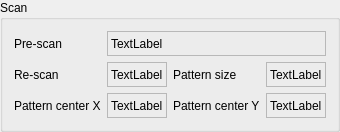
    <widget class="QGroupBox" name="groupBox_5">
     <property name="title">
      <string>Scan</string>
     </property>
     <layout class="QGridLayout" name="gridLayout_6">
      <item row="1" column="1">
       <widget class="QLabel" name="label_94">
        <property name="sizePolicy">
         <sizepolicy hsizetype="Preferred" vsizetype="Fixed">
          <horstretch>0</horstretch>
          <verstretch>0</verstretch>
         </sizepolicy>
        </property>
        <property name="minimumSize">
         <size>
          <width>0</width>
          <height>25</height>
         </size>
        </property>
        <property name="maximumSize">
         <size>
          <width>16777215</width>
          <height>25</height>
         </size>
        </property>
        <property name="frameShape">
         <enum>QFrame::StyledPanel</enum>
        </property>
        <property name="text">
         <string>TextLabel</string>
        </property>
       </widget>
      </item>
      <item row="0" column="0">
       <widget class="QLabel" name="label_99">
        <property name="text">
         <string>Pre-scan</string>
        </property>
       </widget>
      </item>
      <item row="1" column="2">
       <widget class="QLabel" name="label_103">
        <property name="text">
         <string>Pattern size</string>
        </property>
       </widget>
      </item>
      <item row="2" column="2">
       <widget class="QLabel" name="label_102">
        <property name="text">
         <string>Pattern center Y</string>
        </property>
       </widget>
      </item>
      <item row="1" column="0">
       <widget class="QLabel" name="label_100">
        <property name="text">
         <string>Re-scan</string>
        </property>
       </widget>
      </item>
      <item row="2" column="1">
       <widget class="QLabel" name="label_104">
        <property name="sizePolicy">
         <sizepolicy hsizetype="Preferred" vsizetype="Fixed">
          <horstretch>0</horstretch>
          <verstretch>0</verstretch>
         </sizepolicy>
        </property>
        <property name="minimumSize">
         <size>
          <width>0</width>
          <height>25</height>
         </size>
        </property>
        <property name="maximumSize">
         <size>
          <width>16777215</width>
          <height>25</height>
         </size>
        </property>
        <property name="frameShape">
         <enum>QFrame::StyledPanel</enum>
        </property>
        <property name="text">
         <string>TextLabel</string>
        </property>
       </widget>
      </item>
      <item row="2" column="0">
       <widget class="QLabel" name="label_101">
        <property name="text">
         <string>Pattern center X</string>
        </property>
       </widget>
      </item>
      <item row="1" column="3">
       <widget class="QLabel" name="label_105">
        <property name="sizePolicy">
         <sizepolicy hsizetype="Preferred" vsizetype="Fixed">
          <horstretch>0</horstretch>
          <verstretch>0</verstretch>
         </sizepolicy>
        </property>
        <property name="minimumSize">
         <size>
          <width>0</width>
          <height>25</height>
         </size>
        </property>
        <property name="maximumSize">
         <size>
          <width>16777215</width>
          <height>25</height>
         </size>
        </property>
        <property name="frameShape">
         <enum>QFrame::StyledPanel</enum>
        </property>
        <property name="text">
         <string>TextLabel</string>
        </property>
       </widget>
      </item>
      <item row="2" column="3">
       <widget class="QLabel" name="label_106">
        <property name="sizePolicy">
         <sizepolicy hsizetype="Preferred" vsizetype="Fixed">
          <horstretch>0</horstretch>
          <verstretch>0</verstretch>
         </sizepolicy>
        </property>
        <property name="minimumSize">
         <size>
          <width>0</width>
          <height>25</height>
         </size>
        </property>
        <property name="maximumSize">
         <size>
          <width>16777215</width>
          <height>25</height>
         </size>
        </property>
        <property name="frameShape">
         <enum>QFrame::StyledPanel</enum>
        </property>
        <property name="text">
         <string>TextLabel</string>
        </property>
       </widget>
      </item>
      <item row="0" column="1" colspan="3">
       <widget class="QLabel" name="label_93">
        <property name="sizePolicy">
         <sizepolicy hsizetype="Preferred" vsizetype="Fixed">
          <horstretch>0</horstretch>
          <verstretch>0</verstretch>
         </sizepolicy>
        </property>
        <property name="minimumSize">
         <size>
          <width>0</width>
          <height>25</height>
         </size>
        </property>
        <property name="maximumSize">
         <size>
          <width>16777215</width>
          <height>25</height>
         </size>
        </property>
        <property name="frameShape">
         <enum>QFrame::StyledPanel</enum>
        </property>
        <property name="text">
         <string>TextLabel</string>
        </property>
       </widget>
      </item>
     </layout>
    </widget>
